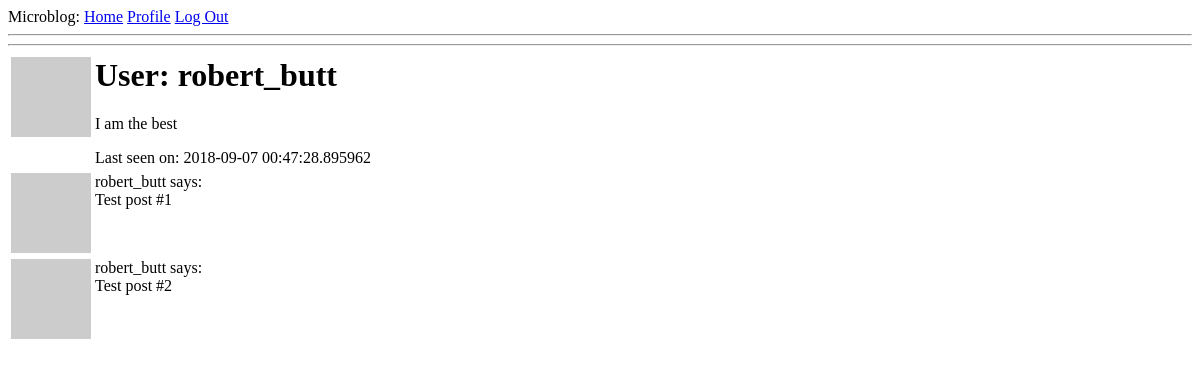
The app's page /user/robert_butt (signed in), older data.
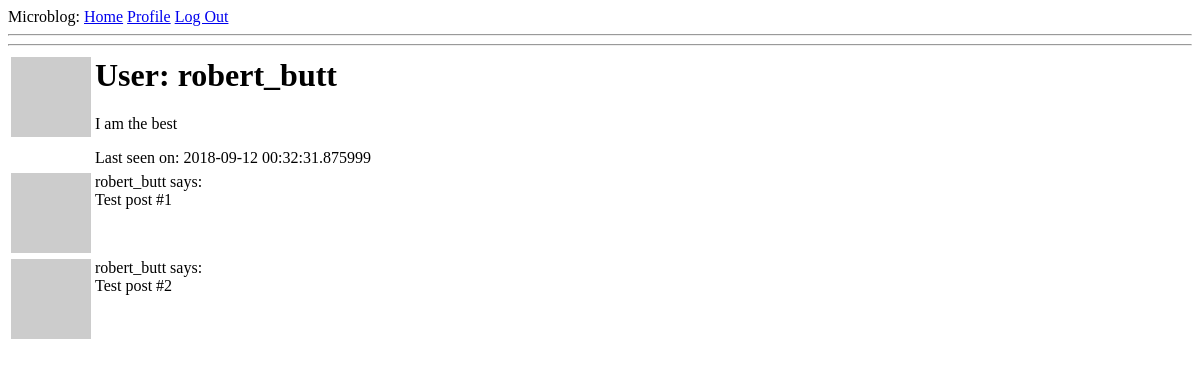
The same page, newer data.
### app/models.py (models this page shows, shortened)
class User(UserMixin, db.Model):
    id = db.Column(db.Integer, primary_key=True)
    username = db.Column(db.String(64), index=True, unique=True)
    email = db.Column(db.String(120), index=True, unique=True)
    password_hash = db.Column(db.String(120))
    posts = db.relationship('Post', backref='author', lazy='dynamic')
    about_me = db.Column(db.String(140))
    last_seen = db.Column(db.DateTime, default=datetime.utcnow)
    def avatar(self, size):
        digest=md5(self.email.lower().encode('utf-8')).hexdigest()
        return 'https://www.gravatar.com/avatar/{}?d=identicon&s={}'.format(digest, size)

### app/routes.py (the view)
@app.route('/user/<username>')
@login_required
def user(username):
    user= User.query.filter_by(username=username).first_or_404()
    posts = [
        {'author': user, 'body': 'Test post #1'},
        {'author': user, 'body': 'Test post #2'},
    ]
    return render_template('user.html', user=user, posts=posts)

### app/models.py (called while the page is built)
@login.user_loader
def load_user(id):
    return User.query.get(int(id))

### app/routes.py (called while the page is built)
@app.before_request
def before_request():
    if current_user.is_authenticated:
        current_user.last_seen = datetime.utcnow()
        db.session.commit()

### app/templates/user.html (shortened to what this page needs)
{% extends 'base.html' %}
{% block content %}
    <table>
    <tr valign="top">
        <td><img src="{{ user.avatar(128) }}"></td>
        <td><h1>User: {{ user.username}} </h1>
        {% if user.about_me %}<p> {{ user.about_me }} </p>{% endif %}
        {% if user.last_seen %}<p>Last seen on: {{ user.last_seen }}</p>{% endif %}
        </td>
    </tr>
    <hr>
    {% for post in posts %}
        {% include '_post.html' %}
    {% endfor %}
{% endblock content %}

### app/templates/base.html (shortened to what this page needs)
<html>
    <head>
    </head>
    <body>
        <div>Microblog:
            <a href="{{ url_for('index') }}">Home</a>
            {% if current_user.is_anonymous %}
            <a href="{{ url_for('login') }}">Log In</a>
            {% else %}
            <a href="{{ url_for('user', username=current_user.username) }}">Profile</a>
            <a href="{{ url_for('logout') }}">Log Out</a>
            {% endif %}
        </div>
        <hr>
        {% block content %} {% endblock %}
    </body>
</html>

### app/templates/_post.html
<table>
    <tr valign="top">
        <td><img src="{{ post.author.avatar(36) }}"></td>
        <td>{{ post.author.username }} says:<br>{{ post.body }}</td>
    </tr>
</table>

Row changes from the older to the newer data that the page shows:
changed User "robert_butt": last_seen "2018-09-07 00:47:28.895962" → "2018-09-12 00:32:31.875999"
